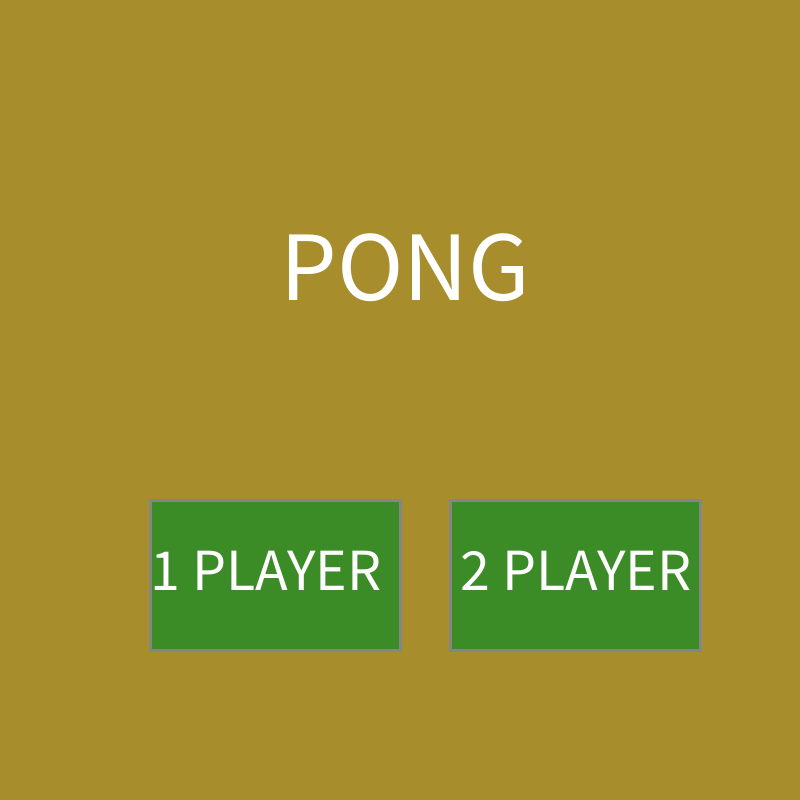
Frame 1 (no input)
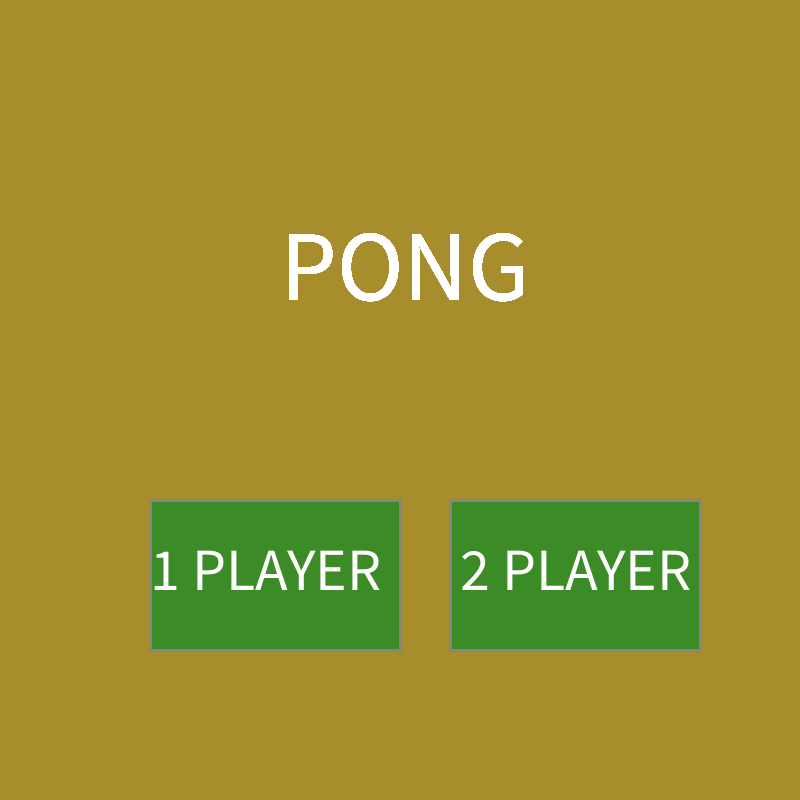
Frame 60 (the mouse pressed at the canvas centre just before this capture)
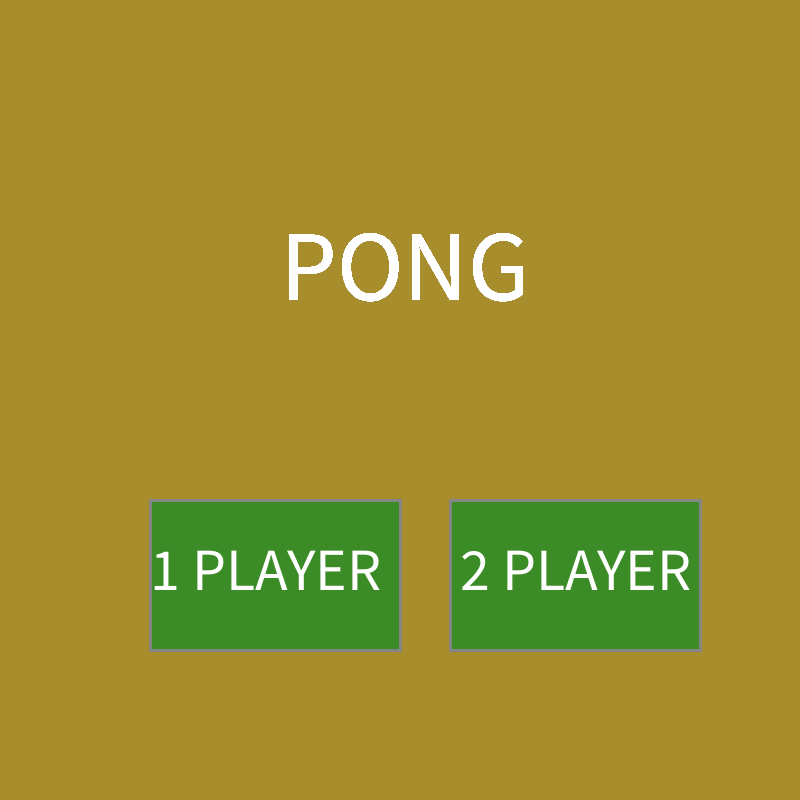
Frame 120 (the mouse held since frame 60 and released just before this capture)

The Processing sketch that drew these frames (run headless with seeded random() and noise(); from frame 60 on, the mouse is pressed at the canvas centre):

// Processing sketch: pong_game
// ── pong_game.pde
//Marcus Dha
//May 12, 2026
// 2-1
//COLORS
color white = #FFFFFF;
color grey = #B7B7B7;
color dGrey = #868585;
color brown = #A78D2C;
color green = #3B8B26;


//MODES
int GAME = 0;
int GAMEOVER = 1;
int START = 2;
int PAUSE = 3;
int mode;

int lscore,rscore,timer, time;

//PADDLES + BALL
float padLX, padLY, padD, padRX, padRY, ballX, ballY, ballD, ballVX, ballVY; 

//KEYBOARD VARIABLES
boolean wkey,skey,upkey,downkey, AI;


void setup () {
  size(800,800);
  mode = START;
  background(brown);
  
  //initialize paddles = ball
  padLX = 0;
  padLY = height/2;
  padD= 100;
  padRX = width;
  padRY = height/2;
  
  ballX = width/2;
  ballY = height/2;
  ballD = 50;
  ballVX = 5;
  ballVY = random(-5,5);
  
  //keyboard vars
  wkey = skey = upkey = downkey = false;
  
  //score text
  lscore = rscore = 0;
  timer = 100;
  time = 3;
}

void draw () {
 if (mode == START) {
   starts();
 } else if (mode == GAME) {
   game();
 } else if (mode == GAMEOVER) {
   gameover();
 } else if (mode == PAUSE) {
   paused();
 } else {
  println("Mode Error: " + mode); 
 }
 
 if ( ballY < ballD/2 || ballY > height - ballD/2) {
    ballVY = ballVY * -1;    
  }
  
  if (dist(padLX, padLY, ballX, ballY) <= padD/2 + ballD/2) {
     ballVX = (ballX - padLX) /15;
     ballVY = (ballY - padLY) /15;
  }
  
  if (dist(padRX, padRY, ballX, ballY) <= padD/2 + ballD/2) {
     ballVX = (ballX - padRX) /15;
     ballVY = (ballY - padRY) /15;
  }
}

// ── GAME.pde
void game () {
  background(brown);
  stroke(white);
  line(width/2, 0, width/2, height);

  //scores
  textSize(100);
  fill(0, 0, 255);
  text(lscore, width/4, 200);
  fill(255, 0, 0);
  text(rscore, 3*width/4, 200);
  timer = timer -1;

  //draw paddles + ball
  fill(0, 0, 255);
  circle(padLX, padLY, padD); // left
  fill(255, 0, 0);
  circle(padRX, padRY, padD); //right
  circle(ballX, ballY, ballD); // ball

  //move paddles
  if (wkey == true) padLY -= 5;
  if (skey == true) padLY += 5;

  if (AI == false ) {
    if (upkey == true) padRY -= 5;
    if (downkey == true) padRY += 5;
  } else {
   if (ballX > 400) {
     if (ballY < padRY) padRY -= 4;
     if (ballY > padRY) padRY += 4;
   }
    
  }
  
  
  //paddle limits
  if (padLY < 100) {
    padLY = 100;
  } else if ( padLY > 700) {
    padLY = 700;
  }

  if (padRY < 100) {
    padRY = 100;
  } else if ( padRY > 700) {
    padRY = 700;
  }

  //moving ball
  if (timer < 0) {
    ballX = ballX + ballVX;
    ballY = ballY + ballVY;
  }

  //scoring
  if (ballX <= ballD/2) {
    rscore++;
    ballX = width/2;
    ballY = height/2;
    timer = 100;
  } else if (ballX >= width) {
    lscore++;
    ballX = width/2;
    ballY = height/2;
    timer = 100;
  }

  if (lscore > 2) {
    mode = GAMEOVER;
  }

  if (rscore > 2) {
    mode = GAMEOVER;
  }
}


void gameClick () {
  mode = PAUSE;
}

// ── GAMEOVER.pde
void gameover() {
  textSize(150);
  if (lscore > 2) {
    background(#53DADE);
    fill(0, 0, 255);
    text("BLUE WINS", 50, 300);
    text(rscore, 500, 400);
  } else if ( rscore > 2) {
    background(#F25A5A);
    fill(255, 0, 0);
    text("RED WINS", 90, 300);
  }
  //score
  textSize(50);
  fill(0, 0, 255);
  text(lscore, 300, 400);
  fill(255, 0, 0);
  text(rscore, 500, 400);

  rectfunc(300, 600, 200, 100, white);
  //home button
  textSize(60);
  fill(green);
  text("HOME", 320, 665);
}


void gameoverClick () {
  if (mouseX > 300 && mouseX < 500 && mouseY > 600 && mouseY < 700) {
    background(brown);
    mode = START;
    lscore = rscore = 0;
  }
}

// ── PAUSE.pde
void paused () {
  textSize(200);
  text("PAUSED", 80, 650);
}


void pauseClick () {
  mode = GAME;
}

// ── START.pde
void starts () {

  textSize(100);
  text("PONG", 280, 300);

  rectfunc(150, 500, 250, 150, green);
  rectfunc(450, 500, 250, 150, green);
  textSize(60);
  fill(white);
  text("2 PLAYER", 460, 590);
  text("1 PLAYER", 150, 590);
}


void startClick () {
  if (mouseX > 450 && mouseX < 700 && mouseY > 500 && mouseY < 650) {
    mode = GAME;
  }

  if (mouseX > 150 && mouseX < 350 && mouseY > 500 && mouseY < 650) {
    AI = true;
    mode = GAME;
  }
}

// ── keyboard.pde
void keyPressed () {
  if (key == 'w' || key == 'W') wkey = true;
  if (key == 's' || key == 'S') skey = true; 
  if (keyCode == UP) upkey = true;
  if (keyCode == DOWN) downkey = true;
}

void keyReleased () {
  if (key == 'w' || key == 'W') wkey = false;
  if (key == 's' || key == 'S') skey = false; 
  if (keyCode == UP) upkey = false;
  if (keyCode == DOWN) downkey = false;
}

// ── mouse.pde
void mouseReleased () {
 
  if (mode == START) {
   startClick();
 } else if (mode == GAME) {
   gameClick();
 } else if (mode == GAMEOVER) {
   gameoverClick();
 } else if (mode == PAUSE) {
   pauseClick();
 }
  
}





void rectfunc (int x, int y, int w, int h, color variable) {
  strokeWeight(3);
  fill(variable);
  rectTact(x, y, w, h);
  rect(x, y, w, h);
}

void rectTact (int x, int y, int w, int h ) {
  if (mouseX > x && mouseX < x+w && mouseY > y && mouseY < y+h) {
    stroke(white);
  } else {
    stroke(dGrey);
  }
}
